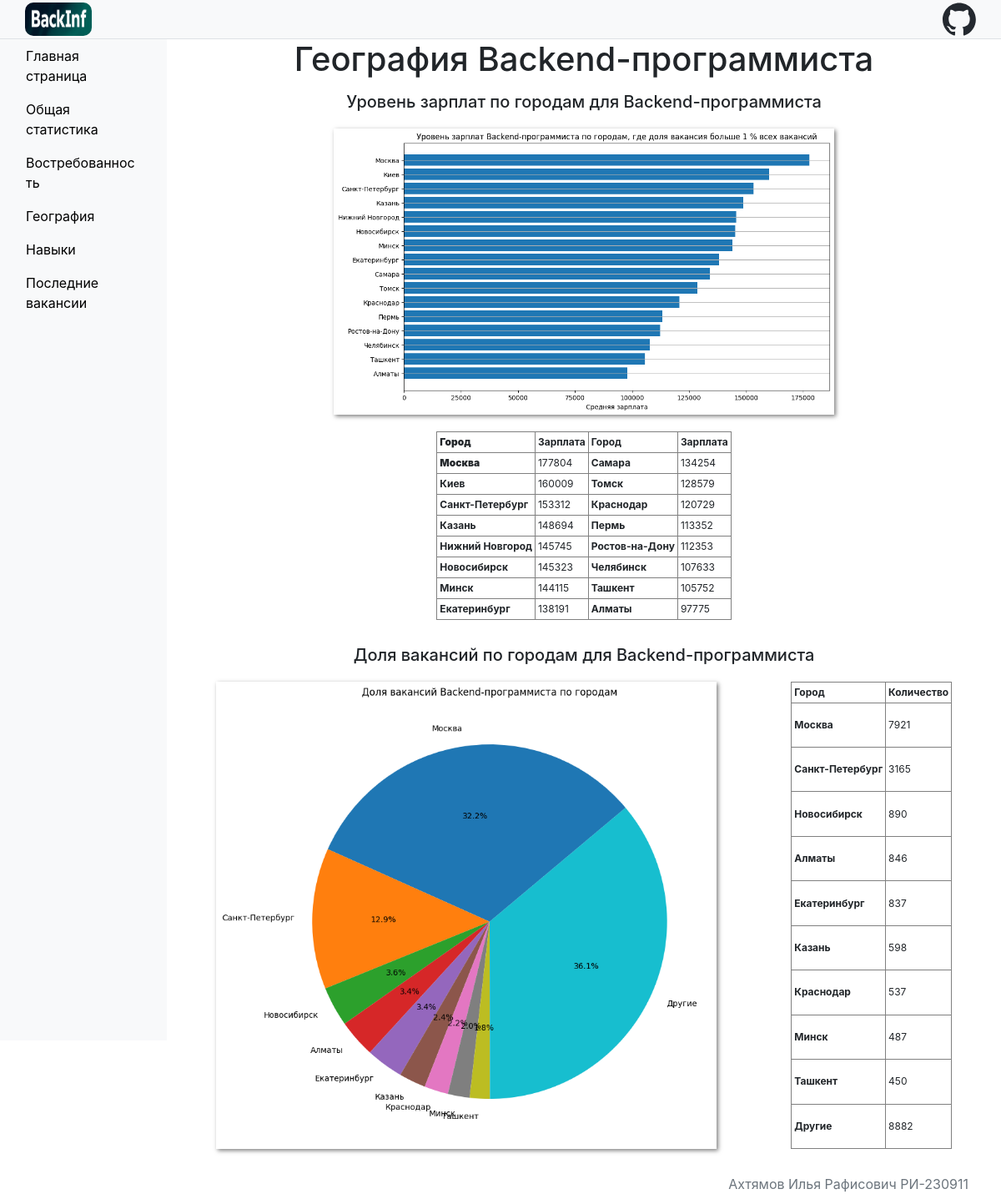
Page /locations/ on the committed database.
### backDev/models.py (models this page shows, shortened)
class Article(models.Model):
    title = models.CharField(max_length=100)
    content = RichTextUploadingField()
    slug = models.SlugField(unique=True, blank=True)

### backDev/views.py (the view)
# urls.py: path('<slug:slug>/', get_article, name='get_article'),
def get_article(request: HttpRequest, slug):
    nav = Article.objects.values('title', 'slug')
    try:
        article = Article.objects.get(slug=slug)
    except Article.DoesNotExist:
        return render(request, 'backDev/article.html', {'error': 'Статья не найдена', 'nav': nav})
    return render(request, 'backDev/article.html', {'article': article, 'nav': nav})

### backDev/templates/backDev/article.html (shortened to what this page needs)
{% extends "backDev/base.html" %}
{% block nav_links_left %}
{% for elem in nav %}
    {% if elem.slug %}
        <li class="nav-item">
            <a class='nav-link' href="{% url 'get_article' slug=elem.slug %}">{{elem.title}}</a>
        </li>
    {% else %}
        <li class="nav-item">
            <a class='nav-link' href="{% url 'main' %}">{{elem.title}}</a>
        </li>
    {% endif %}
{% endfor %}
{% endblock nav_links_left %}
{% block main %}
        {{article.content|safe}}
{% endblock main %}

### backDev/static/backDev/style/style.css (style rules this page uses)
* { box-sizing: border-box; }
p, div, h1, h2, h3, h4, h5, h6 { padding: 0; margin: 0; }
h1 { margin-bottom: 15px; overflow-wrap: break-word; }
.nav-link { word-break: break-word; color: black; transition: background-color 0.3s ease, border-radius 0.3s ease, color 0.3s ease;; }
.main-container { max-width: 1000px; }
.main-container h3 { font-size: 20px; margin-bottom: 1em; }
.information-block { display: flex; flex-direction: row; justify-content: space-around; margin-bottom: 30px; flex-wrap: wrap; gap: 20px; }
.information-block img { max-width: 600px !important; height: auto !important; box-shadow: 2px 2px 5px rgba(0, 0, 0, 0.5); flex: 1 1; }
.information-block table { font-size: 12px; border-collapse: collapse; }
.information-block table th, td { padding: 3px; text-align: left; }

### rows in the picture
Article: content "География Backend-программиста Уровень зарплат по городам для Backend-программиста Город Зарплата Город Зарплата Москва 177804 Самара 134254 Киев 160009 Томск 128579 Санкт-Петербург 153312 Краснодар 120729 Казань 148694 Пермь 113352 Нижний Новгород 145745 Ростов-на-Дону 112353 Новосибирск 145323 Челябинск 107633 Минск 144115 Ташкент 105752 Екатеринбург 138191 Алматы 97775 Доля вакансий по городам для Backend-программиста Город Количество Москва 7921 Санкт-Петербург 3165 Новосибирск 890 Алматы 846 Екатеринбург 837 Казань 598 Краснодар 537 Минск 487 Ташкент 450 Другие 8882", content (picture)

### other values in the picture
{{ elem.title }} "Главная страница"
{{ elem.title }} "Общая статистика" "Востребованность" "География" "Навыки"
